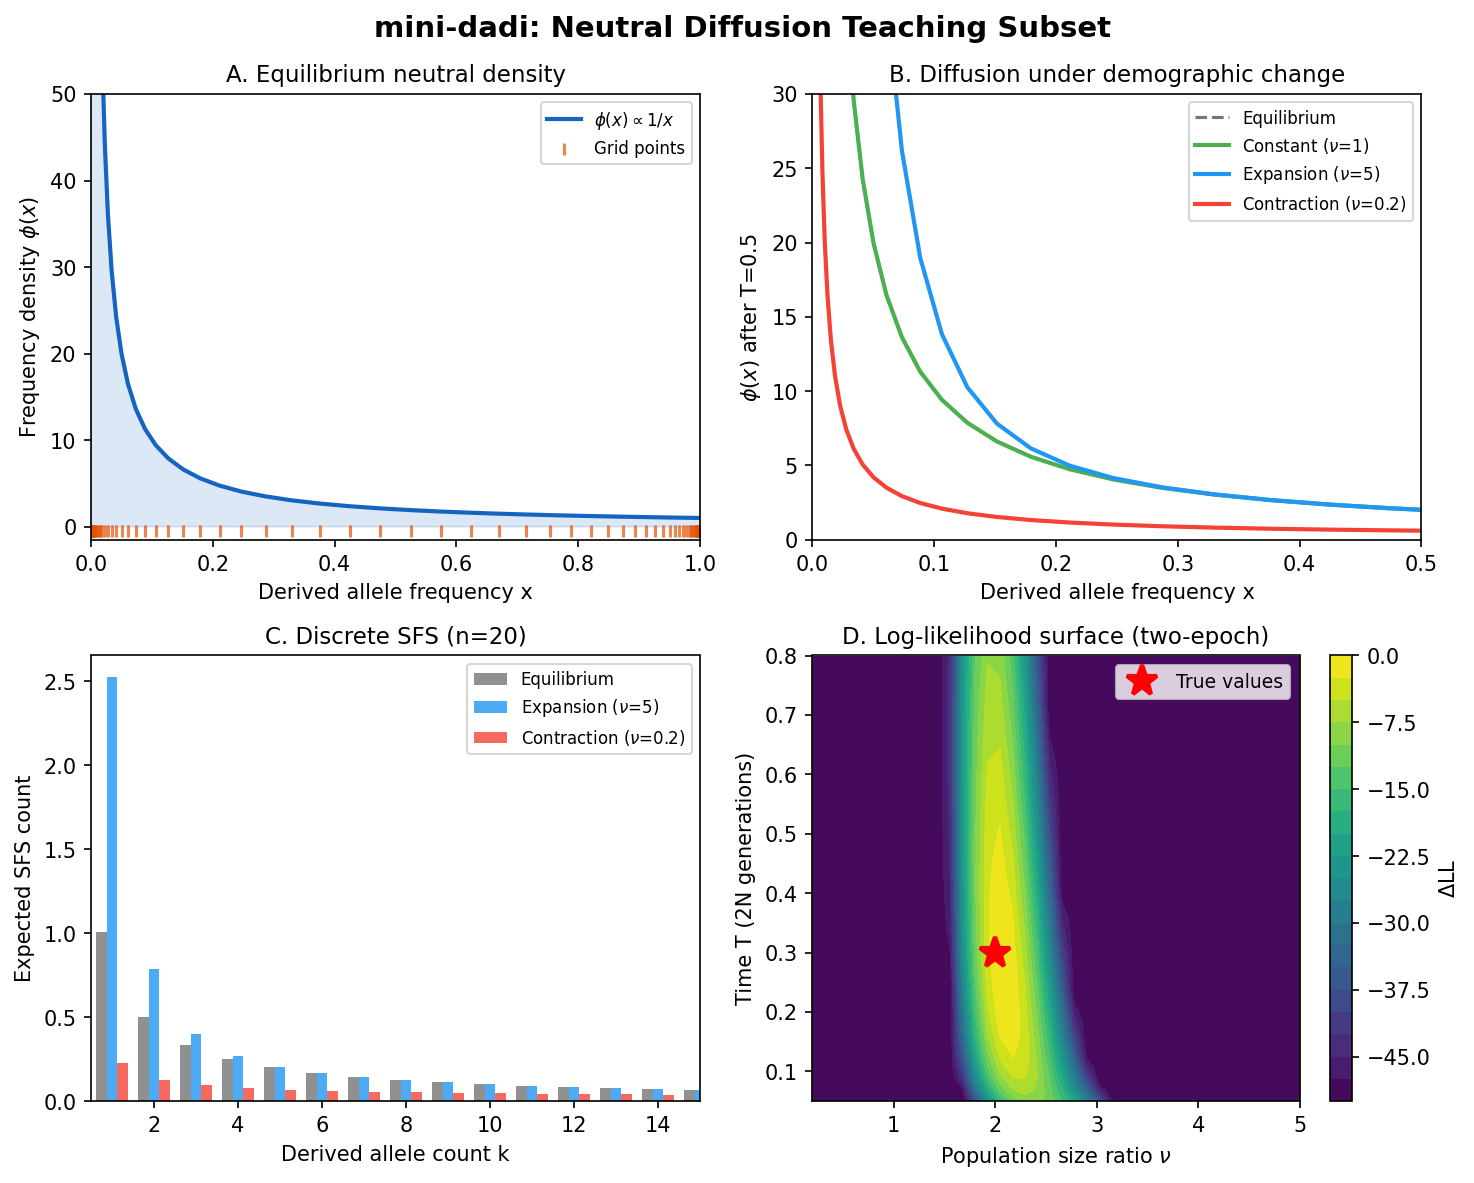

Python code for this plot:
"""
Figure: dadi diffusion approximation for demographic inference.

Shows the frequency grid, equilibrium SFS density, diffusion PDE evolution
under different population sizes, and the resulting discrete SFS.
"""

import matplotlib.pyplot as plt
import numpy as np

from watchgen.mini_dadi import (
    equilibrium_sfs_density,
    implicit_1d,
    make_nonuniform_grid,
    poisson_log_likelihood,
    sfs_from_phi,
    two_epoch_sfs,
)

plt.rcParams.update({
    "font.size": 10,
    "axes.titlesize": 11,
    "axes.labelsize": 10,
    "figure.dpi": 150,
})

fig, axes = plt.subplots(2, 2, figsize=(10, 8))
fig.suptitle("mini-dadi: Neutral Diffusion Teaching Subset",
             fontsize=14, fontweight="bold")

# --- Panel A: Nonuniform grid and equilibrium density ---
ax = axes[0, 0]
pts = 80
xx = make_nonuniform_grid(pts)
phi = equilibrium_sfs_density(xx)

ax.plot(xx[1:-1], phi[1:-1], color="#1565C0", lw=2, label=r"$\phi(x) \propto 1/x$")
ax.fill_between(xx[1:-1], phi[1:-1], alpha=0.15, color="#1565C0")
# Show grid density with rug plot
ax.scatter(xx, np.zeros_like(xx) - 0.5, marker="|", s=30, color="#E65100", alpha=0.7,
           label="Grid points")
ax.set_xlabel("Derived allele frequency x")
ax.set_ylabel(r"Frequency density $\phi(x)$")
ax.set_title("A. Equilibrium neutral density")
ax.set_ylim(-1.5, 50)
ax.set_xlim(0, 1)
ax.legend(fontsize=8, loc="upper right")

# --- Panel B: Diffusion PDE evolution under expansion/contraction ---
ax = axes[0, 1]
phi_eq = equilibrium_sfs_density(xx) * 1.0  # theta = 1

phi_expand = implicit_1d(phi_eq, xx, T=0.5, nu=5.0, n_steps=300)
phi_contract = implicit_1d(phi_eq, xx, T=0.5, nu=0.2, n_steps=300)
phi_const = implicit_1d(phi_eq, xx, T=0.5, nu=1.0, n_steps=300)

ax.plot(xx[1:-1], phi_eq[1:-1], color="#757575", lw=1.5, ls="--", label="Equilibrium")
ax.plot(xx[1:-1], phi_const[1:-1], color="#4CAF50", lw=2, label=r"Constant ($\nu$=1)")
ax.plot(xx[1:-1], phi_expand[1:-1], color="#2196F3", lw=2, label=r"Expansion ($\nu$=5)")
ax.plot(xx[1:-1], phi_contract[1:-1], color="#F44336", lw=2, label=r"Contraction ($\nu$=0.2)")
ax.set_xlabel("Derived allele frequency x")
ax.set_ylabel(r"$\phi(x)$ after T=0.5")
ax.set_title("B. Diffusion under demographic change")
ax.set_ylim(0, 30)
ax.set_xlim(0, 0.5)
ax.legend(fontsize=8)

# --- Panel C: Discrete SFS under different models ---
ax = axes[1, 0]
n_samples = 20
sfs_eq = sfs_from_phi(phi_eq, xx, n_samples)
sfs_exp = two_epoch_sfs(nu=5.0, T=0.3, n_samples=n_samples, pts=pts)
sfs_con = two_epoch_sfs(nu=0.2, T=0.3, n_samples=n_samples, pts=pts)

k_vals = np.arange(1, n_samples)
w = 0.25
ax.bar(k_vals - w, sfs_eq[1:-1], width=w, label="Equilibrium", color="#757575", alpha=0.8)
ax.bar(k_vals, sfs_exp[1:-1], width=w, label=r"Expansion ($\nu$=5)", color="#2196F3", alpha=0.8)
ax.bar(k_vals + w, sfs_con[1:-1], width=w, label=r"Contraction ($\nu$=0.2)", color="#F44336", alpha=0.8)
ax.set_xlabel("Derived allele count k")
ax.set_ylabel("Expected SFS count")
ax.set_title(f"C. Discrete SFS (n={n_samples})")
ax.legend(fontsize=8)
ax.set_xlim(0.5, 15)

# --- Panel D: Likelihood surface for two-epoch model ---
ax = axes[1, 1]
# Generate "observed" data from a known model
np.random.seed(42)
true_nu, true_T = 2.0, 0.3
sfs_true = two_epoch_sfs(true_nu, true_T, n_samples=20, pts=80, theta=1.0)
sfs_true = np.maximum(sfs_true, 1e-10)
# Add Poisson noise
data = np.random.poisson(sfs_true * 100)

nu_grid = np.linspace(0.2, 5.0, 40)
T_grid = np.linspace(0.05, 0.8, 40)
LL = np.zeros((len(T_grid), len(nu_grid)))

for i, T_val in enumerate(T_grid):
    for j, nu_val in enumerate(nu_grid):
        model = two_epoch_sfs(nu_val, T_val, n_samples=20, pts=60, theta=1.0) * 100
        model = np.maximum(model, 1e-10)
        LL[i, j] = poisson_log_likelihood(model, data)

# Normalize for better visualization
LL_norm = LL - LL.max()
LL_norm = np.maximum(LL_norm, -50)

im = ax.contourf(nu_grid, T_grid, LL_norm, levels=20, cmap="viridis")
ax.plot(true_nu, true_T, "r*", ms=15, mew=2, label="True values")
ax.set_xlabel(r"Population size ratio $\nu$")
ax.set_ylabel("Time T (2N generations)")
ax.set_title("D. Log-likelihood surface (two-epoch)")
ax.legend(fontsize=9, loc="upper right")
plt.colorbar(im, ax=ax, label=r"$\Delta$LL")

plt.tight_layout()
plt.savefig("figures/fig_mini_dadi.png", dpi=150, bbox_inches="tight")
plt.savefig("figures/fig_mini_dadi.pdf", bbox_inches="tight")
print("Saved figures/fig_mini_dadi.png")
